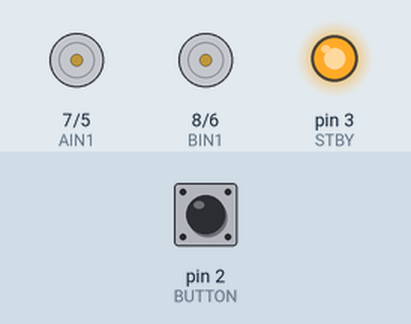
This sketch was run on a simulated Arduino Uno, built with avr-gcc and run on an emulated ATmega328P. Shown: direction and speed pins drawn as motors (green arrow = direction pin HIGH = forward, orange = LOW = backward, longer = more drive, stopped while the standby pin is LOW), output pins drawn as LEDs (lit = HIGH). The test bench sets the inputs (shaded band); at power-on: pin 2 (BUTTON) HIGH.

Above: at 0.8 s.
0.9 s: pin 2 (BUTTON) pulled LOW for 0.15 s
At 2.1 s:
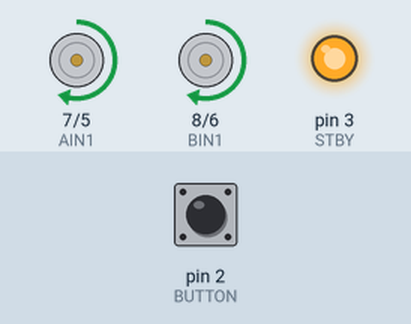
At 5.4 s:
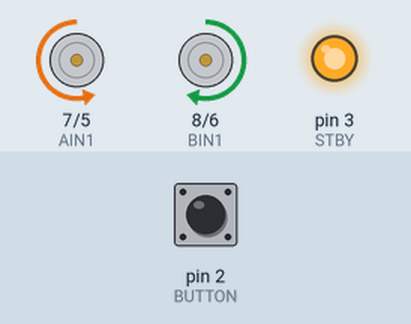
Timing chart, 0 to 7.0 s (numbered marks = the images above; inputs shaded):
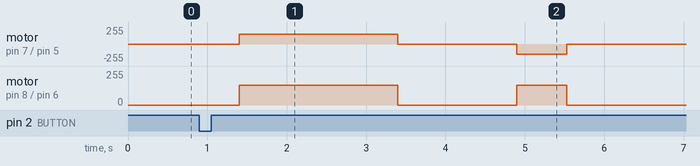

The sketch:

r02_calib.ino
```cpp
// R2 part 3: calibration — how far, how fast, how much turn?
// ---- motor pins (ELEGOO Smart Robot Car V4, TB6612 driver) ----
const int STBY = 3;   // standby: HIGH lets the motors run
const int PWMA = 5;   // right motors: speed (0-255)
const int AIN1 = 7;   // right motors: direction (HIGH = forward)
const int PWMB = 6;   // left motors: speed (0-255)
const int BIN1 = 8;   // left motors: direction (HIGH = forward)
const int BUTTON = 2;  // the MODE button on the car
const int SPEED = 150;
const int DRIVE_MS = 2000;   // drive for this long, then measure how far it went
const int TURN_MS = 630;     // change this until the car turns exactly 90 degrees

void setup() {
  pinMode(BUTTON, INPUT_PULLUP);
  pinMode(STBY, OUTPUT);
  pinMode(PWMA, OUTPUT);
  pinMode(AIN1, OUTPUT);
  pinMode(PWMB, OUTPUT);
  pinMode(BIN1, OUTPUT);
  digitalWrite(STBY, HIGH);   // wake up the motor driver
  waitForButton();

  forward(SPEED);       // test 1: distance
  delay(DRIVE_MS);
  stopCar();
  delay(1500);

  spinRight(SPEED);     // test 2: a 90 degree turn
  delay(TURN_MS);
  stopCar();
}

void loop() {
}

// waits here until someone presses the MODE button
void waitForButton() {
  while (digitalRead(BUTTON) == HIGH) {   // HIGH = not pressed
    delay(10);
  }
  delay(500);   // half a second to take your hand away
}

// ---- moves ----
void forward(int speed) {
  digitalWrite(AIN1, HIGH);   // right side: forward
  analogWrite(PWMA, speed);
  digitalWrite(BIN1, HIGH);   // left side: forward
  analogWrite(PWMB, speed);
}

void backward(int speed) {
  digitalWrite(AIN1, LOW);    // right side: backward
  analogWrite(PWMA, speed);
  digitalWrite(BIN1, LOW);    // left side: backward
  analogWrite(PWMB, speed);
}

void spinLeft(int speed) {
  digitalWrite(AIN1, HIGH);   // right side forward...
  analogWrite(PWMA, speed);
  digitalWrite(BIN1, LOW);    // ...left side backward
  analogWrite(PWMB, speed);
}

void spinRight(int speed) {
  digitalWrite(AIN1, LOW);    // right side backward...
  analogWrite(PWMA, speed);
  digitalWrite(BIN1, HIGH);   // ...left side forward
  analogWrite(PWMB, speed);
}

void stopCar() {
  analogWrite(PWMA, 0);
  analogWrite(PWMB, 0);
}
```

Measured:
- after the input at 0.9 s, motor on pin 7 (AIN1) / pin 5 (PWMA): stopped → forward 150/255 after 0.50 s, → stopped 2.0 s later, → backward 150/255 1.5 s later, → stopped 0.63 s later; motor on pin 8 (BIN1) / pin 6 (PWMB): stopped → forward 150/255 after 0.50 s, → stopped 2.0 s later, → forward 150/255 1.5 s later, → stopped 0.63 s later
